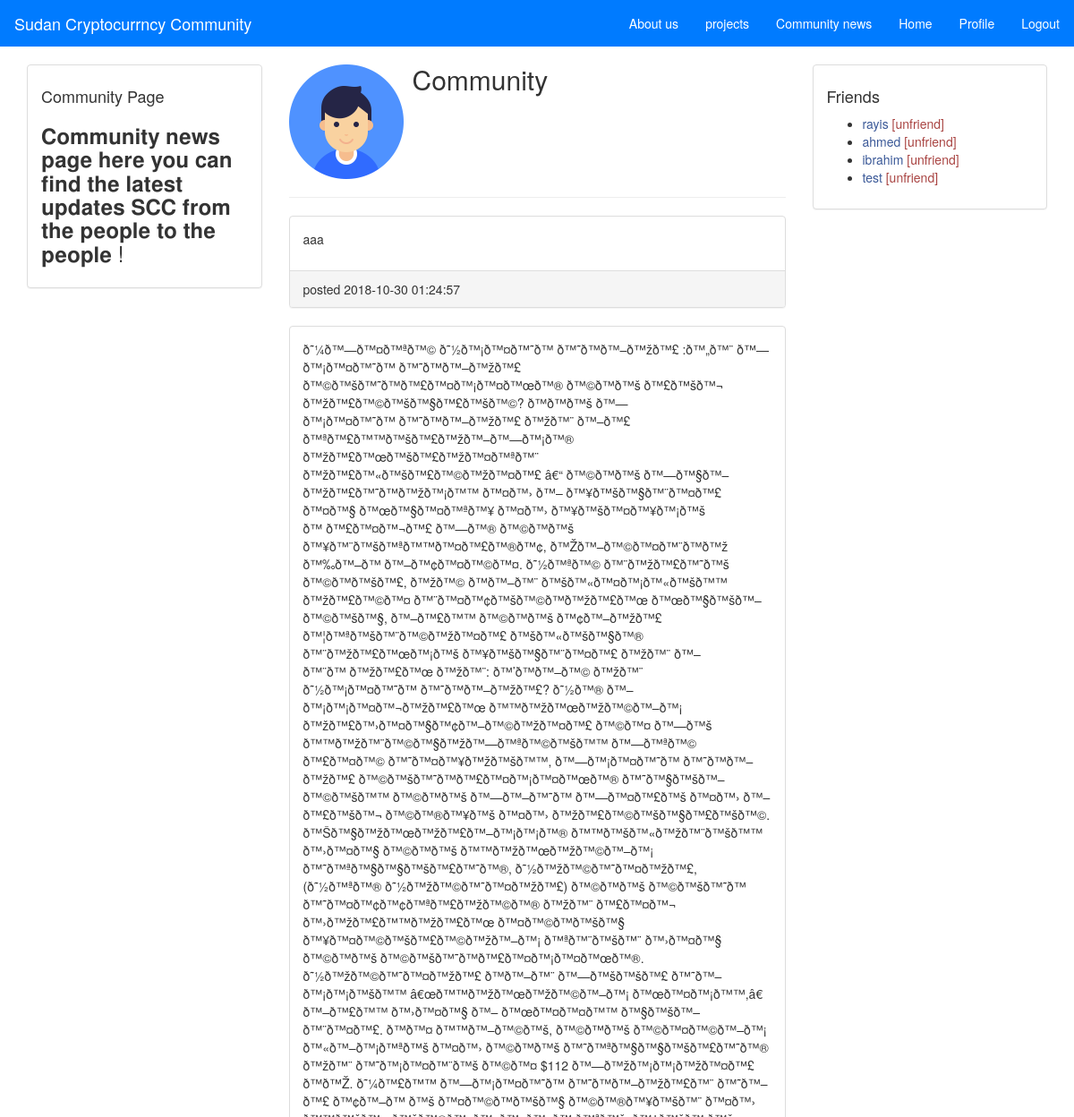
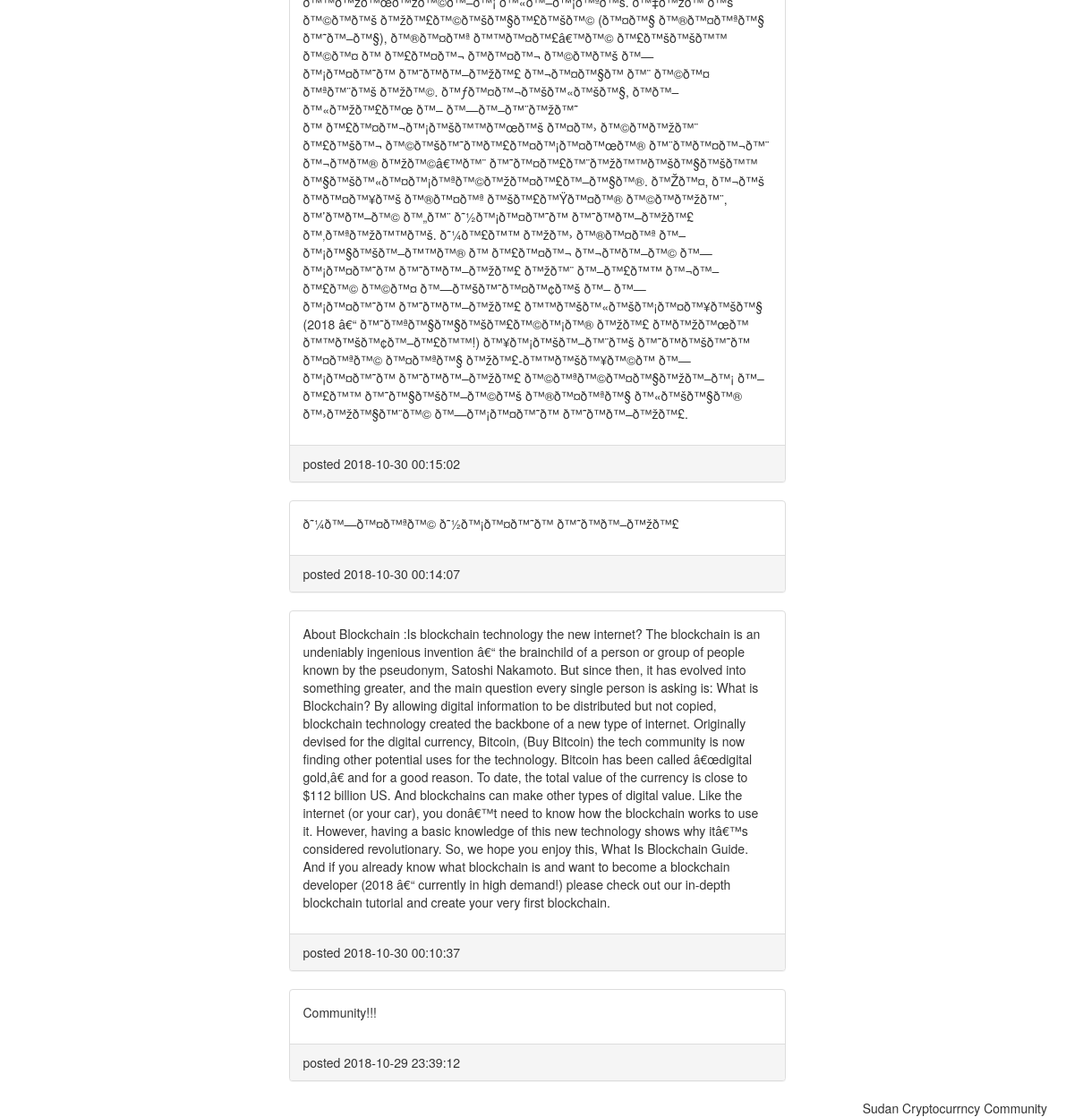
Screenshot of /Community.php?username=Community (signed in) with the database file from the repository (2 pictures, top to bottom).
### tables this page shows
CREATE TABLE IF NOT EXISTS `users` (
`id` int(11) NOT NULL,
  `username` varchar(30) NOT NULL,
  `password` varchar(255) NOT NULL,
  `status` varchar(150) NOT NULL,
  `profile_image_url` varchar(200) NOT NULL,
  `location` varchar(30) NOT NULL
);

CREATE TABLE IF NOT EXISTS `posts` (
`id` int(11) NOT NULL,
  `content` text NOT NULL,
  `user_id` int(11) NOT NULL,
  `created_at` datetime NOT NULL DEFAULT CURRENT_TIMESTAMP
);

CREATE TABLE IF NOT EXISTS `friends` (
`id` int(11) NOT NULL,
  `user_id` int(11) NOT NULL,
  `friend_id` int(11) NOT NULL
);

### functions.php (called while the page is built, shortened)
<?php
  function is_auth() {
    return isset($_SESSION['user_id']);
  }

### Community.php (the view, shortened to what this page needs)
<?php require_once "functions.php"; ?>
<?php include "header.php" ?>
<?php
  $sql = "SELECT id, username, status, profile_image_url, location FROM users WHERE username = ?";
  $statement = $conn->prepare($sql);
  $statement->bind_param('s', $_GET['username']);
  $statement->execute();
  $statement->store_result();
  $statement->bind_result($id, $username, $status, $profile_image_url, $location);
?>
<main class="container">
  <div class="row">
    <div class="col-md-3">
      <div class="panel panel-default">
        <div class="panel-body">
          <h4>Community Page</h4>
      <h3>𝐂𝐨𝐦𝐦𝐮𝐧𝐢𝐭𝐲 𝐧𝐞𝐰𝐬 𝐩𝐚𝐠𝐞 𝐡𝐞𝐫𝐞 𝐲𝐨𝐮 𝐜𝐚𝐧 𝐟𝐢𝐧𝐝 𝐭𝐡𝐞 𝐥𝐚𝐭𝐞𝐬𝐭 𝐮𝐩𝐝𝐚𝐭𝐞𝐬 𝐒𝐂𝐂 𝐟𝐫𝐨𝐦 𝐭𝐡𝐞 𝐩𝐞𝐨𝐩𝐥𝐞 𝐭𝐨 𝐭𝐡𝐞 𝐩𝐞𝐨𝐩𝐥𝐞 !</h3>
        </div>
      </div>
    </div>
    <div class="col-md-6">
      <div class="media">
        <div class="media-left">
          <img src="img/my_avatar.png" class="media-object" style="width: 128px; height: 128px;">
        </div>
        <div class="media-body">
          <h2 class="media-heading"><?php echo $username; ?></h2>
        </div>
      </div>
      <hr>
      <div>
        <?php
          $posts_sql = "SELECT * FROM posts WHERE user_id = {$id} ORDER BY created_at DESC";
          $result = $conn->query($posts_sql);
          if ($result->num_rows > 0) {
            while($post = $result->fetch_assoc()) {
              ?>
                <div class="panel panel-default">
                  <div class="panel-body">
                    <p><?php echo $post['content']; ?></p>
                  </div>
                  <div class="panel-footer">
                    <span>posted <?php echo $post['created_at']; ?></span>
                  </div>
                </div>
              <?php
            }
          } else {
            ?>
              <p class="text-center">No posts yet!</p>
            <?php
          }
        ?>
      </div>
    </div>
    <div class="col-md-3">
      <div class="panel panel-default">
        <div class="panel-body">
          <h4>Friends</h4>
          <?php
            $sql = "SELECT * FROM friends WHERE user_id = {$_SESSION['user_id']}";
            $result = $conn->query($sql);
            if ($result->num_rows > 0) { ?>
              <ul>
                <?php
                  while($friend = $result->fetch_assoc()) { ?>
                    <li>
                      <?php
                        $u_sql = "SELECT * FROM users WHERE id = {$friend['friend_id']} LIMIT 1";
                        $u_result = $conn->query($u_sql);
                        $fc_user = $u_result->fetch_assoc();
                      ?>
                      <a href="profile.php?username=<?php echo $fc_user['username']; ?>"><?php echo $fc_user['username']; ?></a>
                      <a class="text-danger" href="php/remove-friend.php?uid=<?php echo $fc_user['id']; ?>">[unfriend]</a>
                    </li>
                <?php } ?>
              </ul>
            <?php } else { ?>
              <p class="text-center">No friend requests!</p>
            <?php } ?>
        </div>
      </div>
    </div>
  </div>
</main>
<?php include "footer.php" ?>

### header.php (shortened to what this page needs)
<!DOCTYPE html>
<html>
<head>
<link rel="stylesheet" type="text/css" href="css/animate.css">
<link rel="stylesheet" type="text/css" href="css/bootstrap.min.css">
<link rel="stylesheet" type="text/css" href="css/line-awesome.css">
<link rel="stylesheet" type="text/css" href="css/line-awesome-font-awesome.min.css">
<link rel="stylesheet" type="text/css" href="css/font-awesome.min.css">
<link rel="stylesheet" type="text/css" href="css/jquery.mCustomScrollbar.min.css">
<link rel="stylesheet" type="text/css" href="lib/slick/slick.css">
<link rel="stylesheet" type="text/css" href="lib/slick/slick-theme.css">
<link rel="stylesheet" type="text/css" href="css/style.css">
<link rel="stylesheet" type="text/css" href="css/responsive.css">
  <link rel="stylesheet" type="text/css" href="css/bootstrap.min.css">
  <link rel="stylesheet" type="text/css" href="css/style.css">
</head>
<body>
  <nav class="navbar navbar-default">
    <div class="container-fluid">
      <div class="navbar-header">
        <a class="navbar-brand" href="index.php">Sudan Cryptocurrncy Community</a>
      </div>
      <ul class="nav navbar-nav navbar-right">
        <?php if(is_auth()): ?>
        <li><a href="About/about.php">About us</a></li>
          <li><a href="projects.php">projects</a></li>
          <li><a href="Community.php?username=Community">Community news</a></li>
          <li><a href="home.php">Home</a></li>
          <li><a href="profile.php?username=<?php echo $_SESSION['user_username']; ?>">Profile</a></li>
          <li><a href="php/logout.php">Logout</a></li>
        <?php endif; ?>
      </ul>
    </div>
  </nav>

### footer.php (shortened to what this page needs)
  <footer class="container text-center">
    <ul class="nav nav-pills pull-right">
      <li>Sudan Cryptocurrncy Community</li>
    </ul>
  </footer>
</body>
</html>

### css/style.css (style rules this page uses)
a { color: #3b5998; }
.navbar { -webkit-border-radius: 0; -moz-border-radius: 0; border-radius: 0; }
.navbar-default { background-color: #007BFF; border-color: #007BFF; }
.navbar-default .navbar-brand { color: #fff; }
.navbar-default .navbar-nav>li>a { color: #fff; }

### rows the page displays
users: username "Community"
posts: content "aaa", created_at "2018-10-30 01:24:57"
posts: content "ð˜¼ð™—ð™¤ð™ªð™© ð˜½ð™¡ð™¤ð™˜ð™ ð™˜ð™ð™–ð™žð™£ :ð™„ð™¨ ð™—ð™¡ð™¤ð™˜ð™ ð™˜ð™ð™–ð™žð™£ ð™©ð™šð™˜ð™ð™£ð™¤ð™¡ð™¤ð™œð™® ð™©ð™ð™š ð™£ð™šð™¬ ð™žð™£ð™©ð™šð™§ð™£ð™šð™©? ð™ð™ð™š ð™—ð™¡ð™¤ð™˜ð™ ð™˜ð™ð™–ð™žð™£ ð™žð™¨ ð™–ð™£ ð™ªð™£ð™™ð™šð™£ð™žð™–ð™—ð™¡ð™® ð™žð™£ð™œð™šð™£ð™žð™¤ð™ªð™¨ ð™žð™£ð™«ð™šð™£ð™©ð™žð™¤ð™£ â€“ ð™©ð™ð™š ð™—ð™§ð™–ð™žð™£ð™˜ð™ð™žð™¡ð™™ ð™¤ð™› ð™– ð™¥ð™šð™§ð™¨ð™¤ð™£ ð™¤ð™§ ð™œð™§ð™¤ð™ªð™¥ ð™¤ð™› ð™¥ð™šð™¤ð™¥ð™¡ð™š ð™ ð™£ð™¤ð™¬ð™£ ð™—ð™® ð™©ð™ð™š ð™¥ð™¨ð™šð™ªð™™ð™¤ð™£ð™®ð™¢, ð™Žð™–ð™©ð™¤ð™¨ð™ð™ž ð™‰ð™–ð™…", created_at "2018-10-30 00:15:02"
posts: content "ð˜¼ð™—ð™¤ð™ªð™© ð˜½ð™¡ð™¤ð™˜ð™ ð™˜ð™ð™–ð™žð™£", created_at "2018-10-30 00:14:07"
posts: content "About Blockchain :Is blockchain technology the new internet? The blockchain is an undeniably ingenious invention â€“ the brainchild of a person or group of people known by the pseudonym, Satoshi Nakamoto. But since then, it has evolved into something greater, and the main question every single person is asking is: What is Blockchain? By allowing digital information to be distributed but not copied, blockchain technology created the backbone of a new type of internet. Originally devised for the digital currency, Bitcoin, (Buy Bitcoin) the tech community is now finding other potential uses for the technology. Bitcoin has been called â€œdigital gold,â€ and for a good reason. To date, the…", created_at "2018-10-30 00:10:37"
posts: content "Community!!!", created_at "2018-10-29 23:39:12"
friends: users.username "rayis"
friends: users.username "ahmed"
friends: users.username "ibrahim"
friends: users.username "test"
